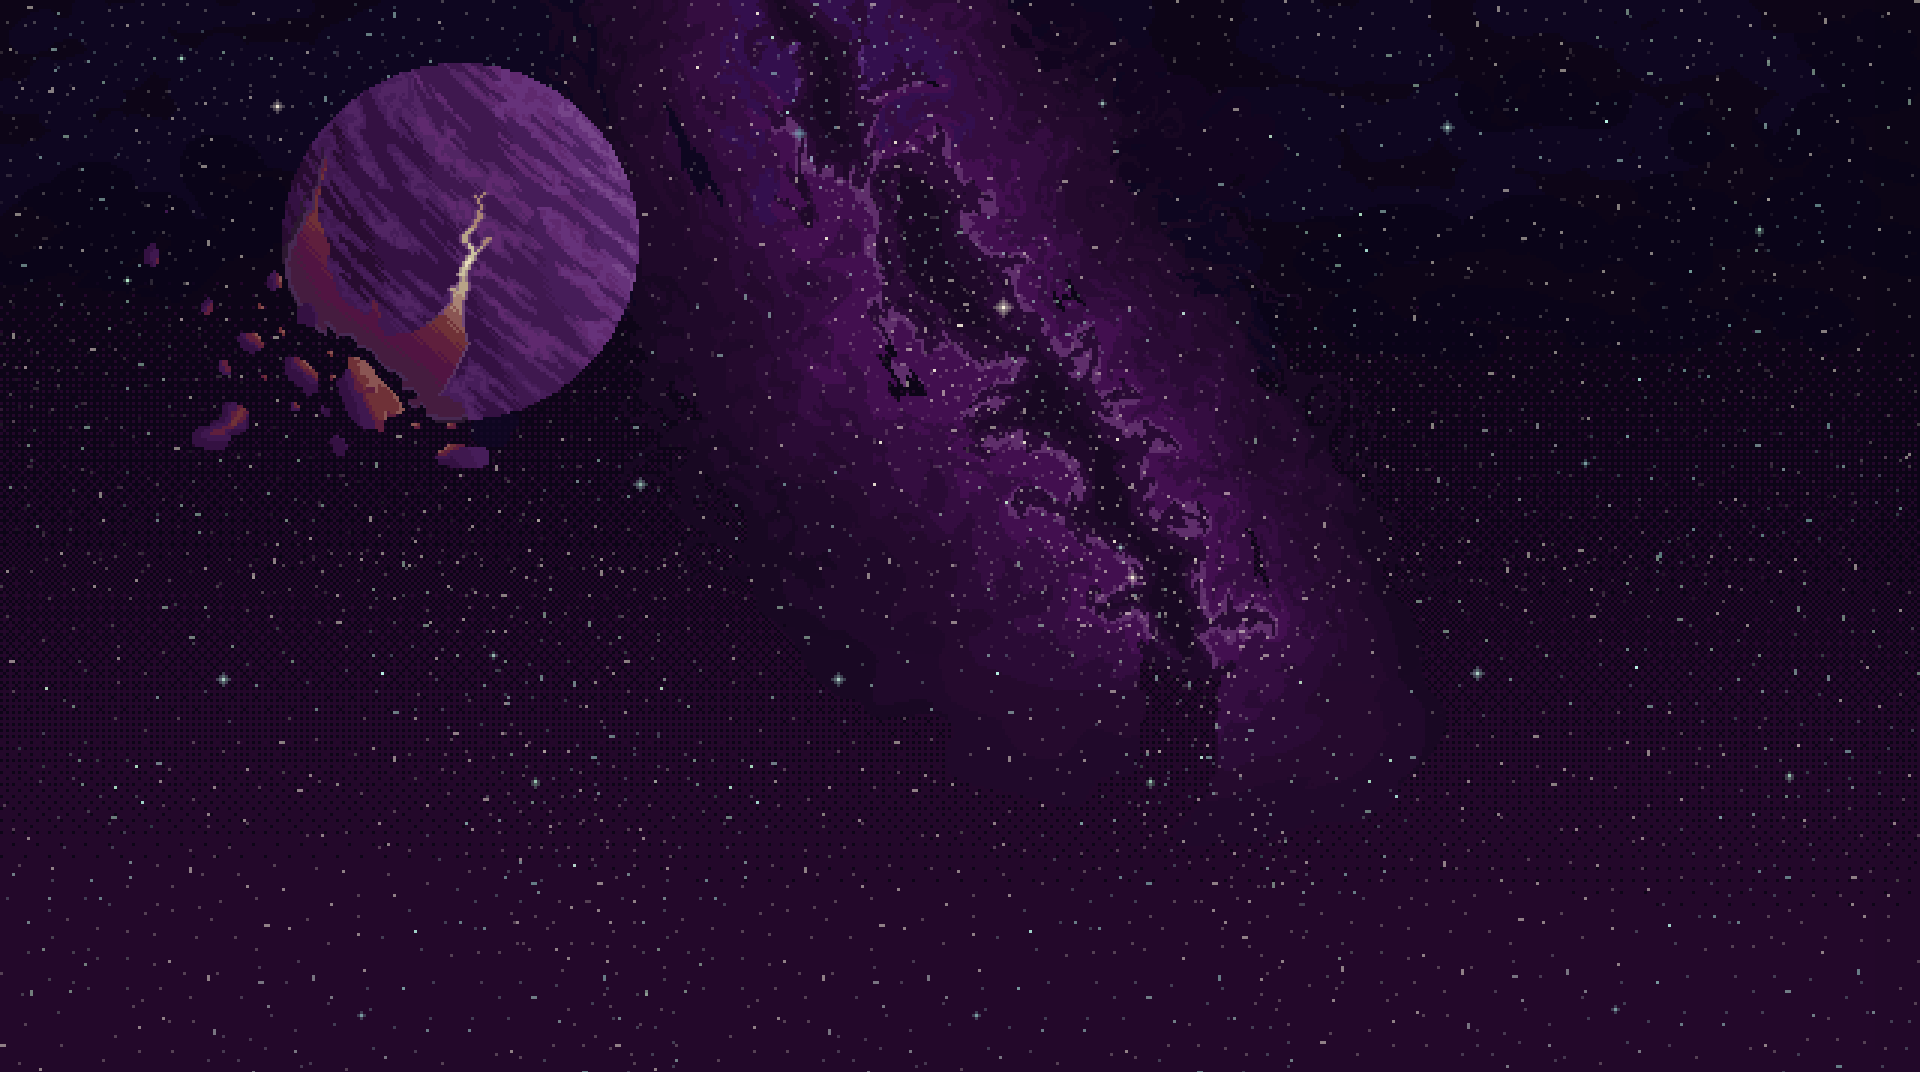

A 2D game scene composited from a Tiled map and its tileset images. What follows is a short description and the map's XML, with each tile layer's data collapsed to a summary:
An orthogonal 120x67 tile map with 16x16 px tiles, 1 tile layer (Tile Layer 1).

<map version="1.10" tiledversion="1.11.0" orientation="orthogonal" renderorder="right-down" width="120" height="67" tilewidth="16" tileheight="16" infinite="0" nextlayerid="4" nextobjectid="1">
 <tileset firstgid="1" source="Starry_night_Layer_8.tsx" />
 <layer id="3" name="Tile Layer 1" width="120" height="67">
  <data>[8040 cells, 8040 non-empty, 8040 distinct tile ids]</data>
 </layer>
</map>
